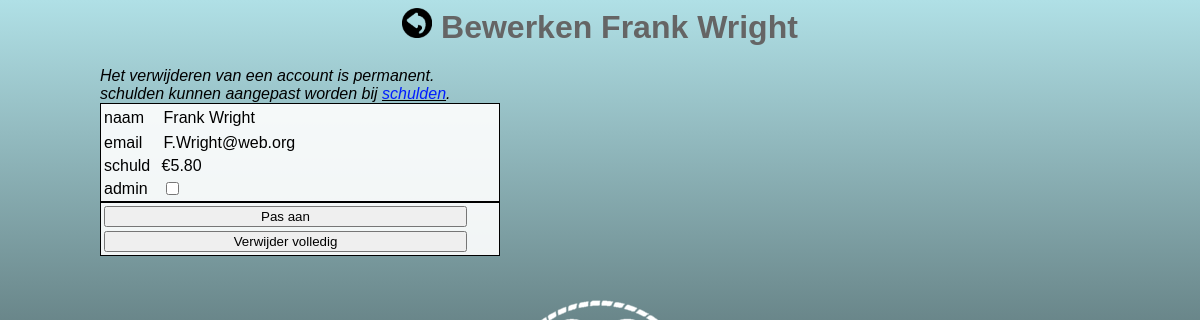
Page /StreepApp/custModify.php?id=664351468 (signed in) on the committed database.
### tables this page shows
CREATE TABLE `personalia` (
  `ID` int(255) NOT NULL,
  `name` char(255) NOT NULL,
  `email` varchar(255) NOT NULL,
  `password` varchar(128) NOT NULL DEFAULT 'qwerty123',
  `debt` float NOT NULL,
  `lastused` datetime NOT NULL,
  `isAdmin` tinyint(1) NOT NULL DEFAULT 0,
  `isActive` tinyint(1) NOT NULL DEFAULT 1
);

### StreepApp/custModify.php (the view, shortened to what this page needs)
<?php
	include 'ADMINcheck.php';
	if(!isset($_POST['submit']))  {
	    if(array_key_exists('id', $_GET)){
            $q = "SELECT * FROM personalia WHERE ID = $_GET[id]";
            $result = mysqli_query($conn, $q);
            $personalia = mysqli_fetch_array($result);
        }
	}
?>
<script type="text/javascript" src="slide.js"></script><head>
        <link href="css/instyle.css" rel="stylesheet" type="text/css" media="screen"/>
</head>
<p><h1><a href="custList.php"><img src="img/back.png" width="30" height="30" alt=""/></a> Bewerken <?php echo $personalia['name'] ?></h1></p>
<i>Het verwijderen van een account is permanent.<br>
schulden kunnen aangepast worden bij <u><a style="color:#001DFF" href="debtList.php">schulden</a></u>.</i>
<form action="<?php echo $_SERVER['PHP_SELF']; ?>" method="post">
	<table width="400x">
   		<tr>
        	<td><p>naam</p></td>
            <td><p><input type="text" name="name"   value="<?php echo $personalia['name'] ?>" style="width:290px;" /></p></td>
        </tr>
        <tr>
        	<td><p>email</p></td>
            <td><p><input type="text" name="email" 	value="<?php echo $personalia['email']   ?>"  style="width:290px;" /></p></td>
		</tr>
        <tr>
        	<td><p>schuld</p></td>
            <td><p>€<?php echo number_format($personalia['debt'],2) ?></td>
		</tr>
        <tr>
        	<td><p>admin</p></td>
            <td><p><input type="checkbox" name="isAdmin" <?php if($personalia['isAdmin']){echo('checked');}  ?>/></td>
		</tr>
	</table>
    <table width="400x">
    	<tr><td><input type= "submit" name = "submit" value = "Pas aan" style="width:363px"/></td></tr>
    	<tr><td><input type= "submit" name = "delete" value = "Verwijder volledig" style="width:363px"/></td></tr>
    </table>
</form>

### StreepApp/css/instyle.css (style rules this page uses)
* { font-family: Arial; }
a:link { color:black;text-decoration: none; }
input[type = submit] { height:21px;width:7em;text-align: center; }
form { height:00px; }
h1 { color:#656565; text-align:center }
table { border: 1px solid black; background:rgba(255,255,255,0.9); }
input[type=text] { background-color:transparent; border: 0px solid; font-size:16px; height:21px; }

### rows in the picture
personalia: name "Frank Wright", email "F.Wright@web.org", debt "5.80"
